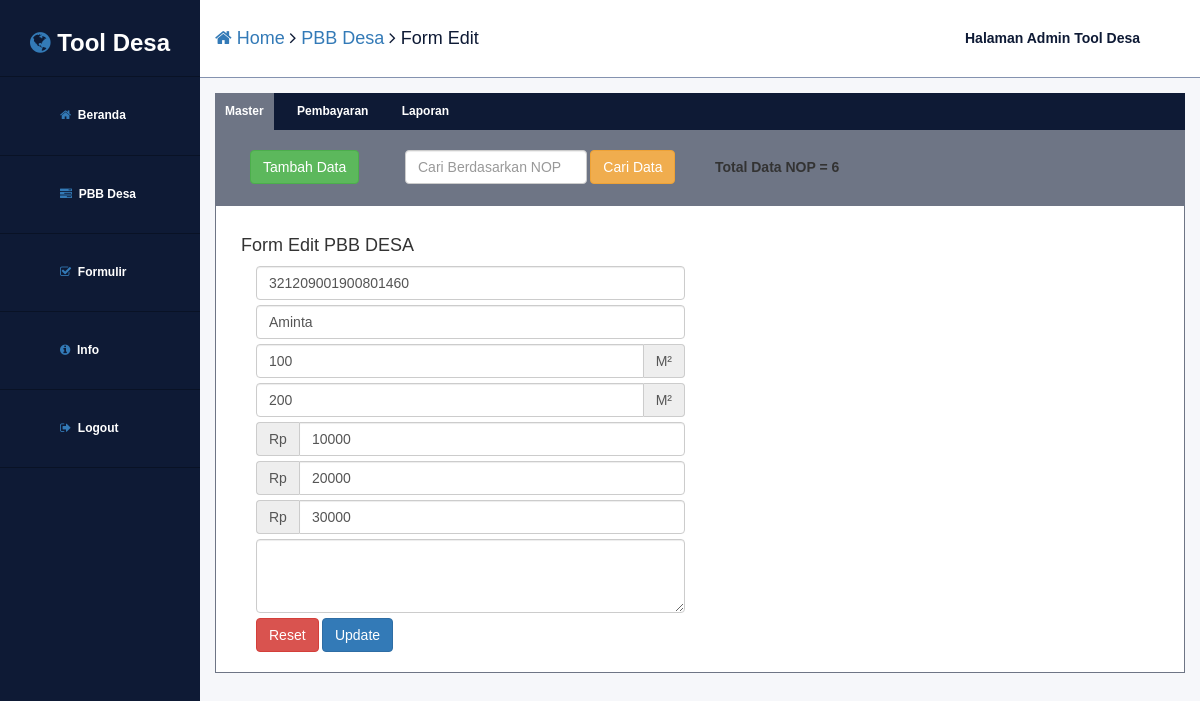
The page /?page1=pbbdesa-edit&page2=form&nop=321209001900801460 (signed in) on the database its author committed.
### tables this page shows
CREATE TABLE `pbbdesa` (
  `nop` varchar(18) NOT NULL,
  `nama` varchar(50) NOT NULL,
  `luas_tanah` int(11) NOT NULL,
  `luas_bangunan` int(11) NOT NULL,
  `njop_tanah` int(11) NOT NULL,
  `njop_bangunan` int(11) NOT NULL,
  `tagihan` int(11) NOT NULL,
  `keterangan` text NOT NULL,
  `tanggal_input` timestamp NOT NULL DEFAULT CURRENT_TIMESTAMP ON UPDATE CURRENT_TIMESTAMP
);

### library/pbbdesa/forms.php (the view, shortened to what this page needs)
    <?php
function form_edit_wajib_pajak($nop)
{
    $koneksi = db_connect();
    $sql = "select * from pbbdesa where nop='".$nop."'";
    $result = $koneksi->query($sql);
    $row = $result->fetch_array();
    ?>
    <div id="pbbdesa-content" class="col-md-12">
    	<h4>Form Edit PBB DESA </h4>
       <form method="post" action="index.php?page1=pbbdesa-edit&page2=proses" class="col-md-6">
            <input type="text" name="nop" class="form-control custom-input-form" value="<?php echo $row['nop']; ?>" maxlength=18 required >
			<input type="text" name="nama" class="form-control custom-input-form" value="<?php echo $row['nama']; ?>" required>
			<div class="input-group">
				<input type="text" name="luas_tanah" class="form-control" value="<?php echo $row['luas_tanah']; ?>" aria-describedby="basic-addon2">
				<span class="input-group-addon" id="basic-addon2">M&sup2;</span>
			</div>
			<div class="input-group">
				<input type="text" name="luas_bangunan" class="form-control" value="<?php echo $row['luas_bangunan']; ?>" aria-describedby="basic-addon2">
				<span class="input-group-addon" id="basic-addon2">M&sup2;</span>
			</div>
			<div class="input-group">
				<span class="input-group-addon" id="basic-addon1">Rp</span>
				<input type="text" name="njop_tanah" class="form-control" value="<?php echo $row['njop_tanah']; ?>" aria-describedby="basic-addon1">
			</div>
			<div class="input-group">
				<span class="input-group-addon" id="basic-addon1">Rp</span>
				<input type="text" name="njop_bangunan" class="form-control" value="<?php echo $row['njop_bangunan']; ?>" aria-describedby="basic-addon1">
			</div>
			<div class="input-group">
				  <span class="input-group-addon" id="basic-addon1">Rp</span>
				  <input type="text" name="tagihan" class="form-control" placeholder="Tagihan" value="<?php echo $row['tagihan']; ?>" aria-describedby="basic-addon1">
			  </div>
			<textarea name="keterangan" class="form-control custom-input-form" rows="3"><?php echo $row['keterangan']; ?></textarea>
			<input type="reset" class="btn btn-danger" value="Reset">
			<input type="submit" class="btn btn-primary" value="Update">
        </form>
      </div>
    <?php
}
	?>

### style.css (style rules this page uses)
body { font-family: 'Helvetica' !important; }
.custom-input-form, .input-group { margin-bottom: 5px; }
#pbbdesa-content { padding: 20px 25px 20px 25px; background-color: #fff; border: 1px solid #6e7585 ; }

### rows shown on the page
pbbdesa: nop "321209001900801460", nama "Aminta", luas_tanah "100", luas_bangunan "200", njop_tanah "10000", njop_bangunan "20000", tagihan "30000"

### other values the page prints
$title "PBB Desa"
$subtitle "Form Edit"
$totaldata "6"
